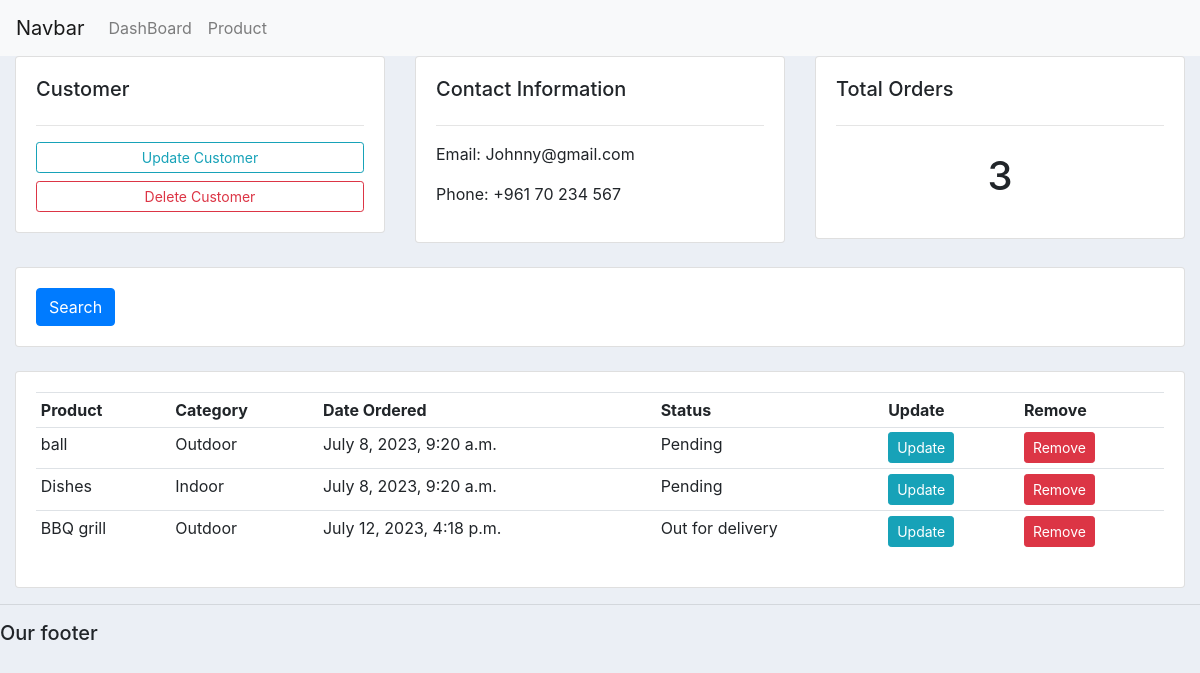
The app's page /customer/1/ with its own data.
### accounts/models.py (models this page shows, shortened)
class Customer(models.Model):
    name = models.CharField(max_length = 200, null=True)
    phone=models.CharField(max_length= 200, null = True)
    email = models.CharField(max_length = 200, null=True)
    date_created = models.DateTimeField(auto_now_add = True, null=True)

class Order(models.Model):
    STATUS = (
        ('Pending', 'Pending'),
        ('Out for delivery', 'Out for delivery'),
        ('Delivered', 'Delivered'),
    )
    customer = models.ForeignKey(Customer, null = True, on_delete = models.SET_NULL)
    product = models.ForeignKey(Product, null = True, on_delete = models.SET_NULL)
    date_created = models.DateTimeField(auto_now_add = True, null = True)
    status = models.CharField(max_length = 200, choices = STATUS)

class Product(models.Model):
    CATEGORY = (
        ('Indoor', 'Indoor'),
        ('Outdoor', 'Outdoor'),
    )
    name= models.CharField(max_length= 200, null= True)
    price = models.FloatField(null = True)
    category = models.CharField(max_length = 200, choices = CATEGORY)
    description = models.CharField(max_length = 200, null = True, blank = True)
    date_created = models.DateTimeField(auto_now_add = True, null = True)
    tags = models.ManyToManyField(Tag)
    def __str__(self):
        return self.name

### accounts/views.py (the view)
# urls.py: path('customer/<str:pk_test>/', views.customer, name="customer"),
def customer(request, pk_test):
    customer = Customer.objects.get(id=pk_test)
    orders = customer.order_set.all()
    order_count = orders.count()
    context = {'customer': customer, 'orders': orders, 'order_count': order_count}
    return render(request, 'accounts/customer.html', context)

### accounts/templates/accounts/customer.html
{% extends 'accounts/main.html' %}
{% block content %}
    <div class="row">
        <div class="col-md">
            <div class="card card-body">
                <h5> Customer </h5>
                <hr>
                <a class="btn btn-outline-info btn-sm btn-block" href=""> Update Customer </a>
                <a class="btn btn-outline-danger btn-sm btn-block" href=""> Delete Customer </a>
            </div>
        </div>
        <div class="col-md">
            <div class="card card-body">
                <h5> Contact Information </h5>
                <hr>
                <p> Email: {{customer.email}} </p>
                <p> Phone: {{customer.phone}}</p>
            </div>
        </div>
        <div class="col-md">
            <div class="card card-body">
                <h5> Total Orders</h5>
                <hr>
                <h1 style="text-align: center; padding : 10px"> {{order_count}} </h1>
            </div>
        </div>
    </div>
    <br>
    <div class="row">
        <div class="col">
            <div class="card card-body">
                <form method="get">
                    <button class="btn btn-primary">  Search</button>
                </form>
            </div>
        </div>
    </div>
    <br>
    <div class="row">
        <div class="col-md">
            <div class="card card-body">
                <table class="table table-sm">
                    <tr>
                        <th> Product </th>
                        <th> Category </th>
                        <th> Date Ordered </th>
                        <th> Status </th>
                        <th> Update </th>
                        <th> Remove </th>
                    </tr>
                    {% for order in orders %}
                    <tr>
                        <td> {{order.product}}  </td>
                        <td> {{order.product.category}} </td>
                        <td> {{order.date_created}} </td>
                        <td>  {{order.status}}</td>
                        <td> <a class="btn btn-sm btn-info" href = ""> Update</a></td>
                        <td> <a class="btn btn-sm btn-danger" href = ""> Remove</a></td>
                    </tr>
                    {% endfor %}
                </table>
            </div>
        </div>
    </div>
{% endblock %}

### accounts/templates/accounts/main.html (shortened to what this page needs)
{% load static %}
<!DOCTYPE html>
<html>
<head>
    <link rel="stylesheet"
    href="https://cdn.jsdelivr.net/npm/bootstrap@4.4.1/dist/css/bootstrap.min.css"
>
    <link rel="stylesheet" type="text/css" href="{% static '/css/main.css' %}">
</head>
<body>
   {% include 'accounts/navbar.html' %}
   <div class="container-fluid">
   {% block content %}
   {% endblock %}
   </div>
    <hr>
    <h5> Our footer </h5>
</body>
</html>

### accounts/templates/accounts/navbar.html (shortened to what this page needs)
{% load static %}
<nav class="navbar navbar-expand-lg navbar-light bg-light">
    <a class="navbar-brand" href="#">Navbar</a>
    <div class="collapse navbar-collapse" id="navbarNav">
      <ul class="navbar-nav">
        <li class="nav-item">
          <a class="nav-link" href={% url 'home' %}>DashBoard</a>
        </li>
        <li class="nav-item">
            <a class="nav-link" href={% url 'product' %}>Product</a>
          </li>
      </ul>
    </div>
  </nav>

### static/css/main.css (style rules this page uses)
body { background-color: #ebeff5; }

### records on screen
Customer: email "Johnny@gmail.com", phone "+961 70 234 567"
Order: product "ball", product.category "Outdoor", date_created "July 8, 2023, 9:20 a.m.", status "Pending"
Order: product "Dishes", product.category "Indoor", date_created "July 8, 2023, 9:20 a.m.", status "Pending"
Order: product "BBQ grill", product.category "Outdoor", date_created "July 12, 2023, 4:18 p.m.", status "Out for delivery"

### other values on screen
{{ order_count }} "3"
